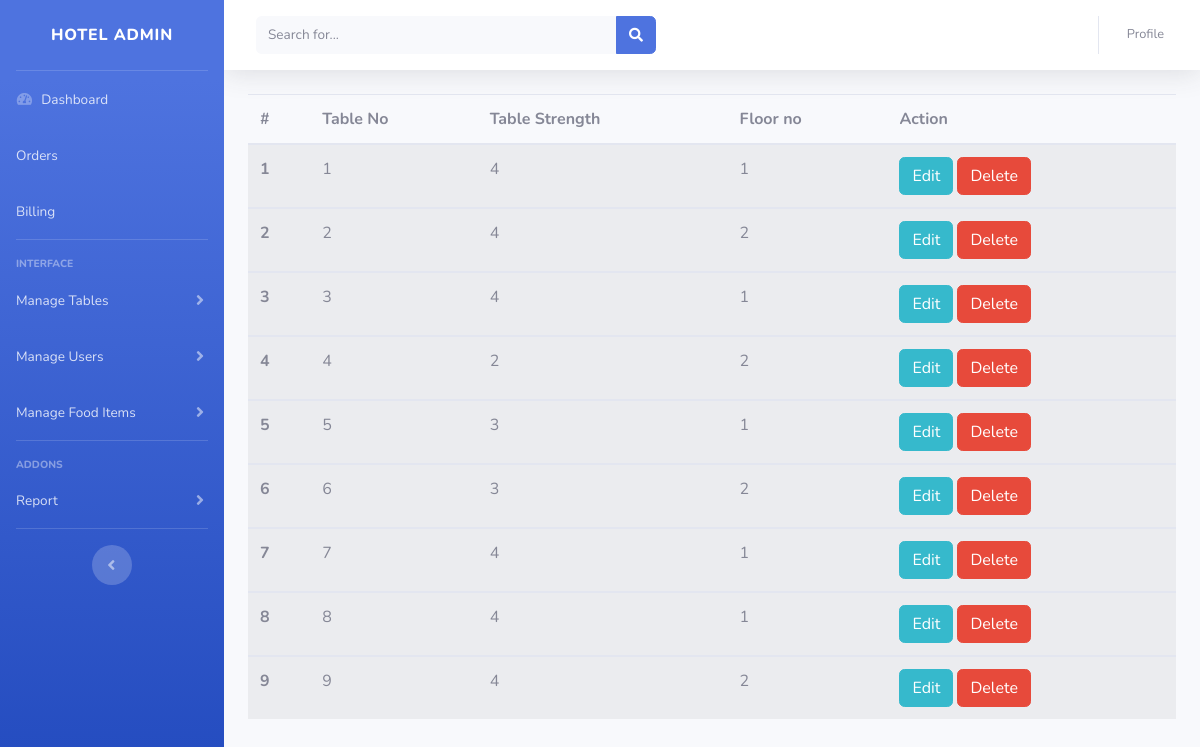
Screenshot of /admin/manage_table.php (signed in) with the database file from the repository.
### tables this page shows
CREATE TABLE `tables` (
  `table_no` int(11) NOT NULL,
  `table_strength` int(11) NOT NULL,
  `floor` int(11) NOT NULL,
  `status` varchar(20) NOT NULL,
  `bill_amount` int(10) NOT NULL,
  `order_no` int(11) NOT NULL
);

### admin/manage_table.php (the view, shortened to what this page needs)
<!DOCTYPE html>
<html lang="en">
<head>
    <link href="../vendor/fontawesome-free/css/all.min.css" rel="stylesheet" type="text/css">
    <link href="../css/sb-admin-2.min.css" rel="stylesheet">
</head>
<body id="page-top">
    <div id="wrapper">
        <?php include '../include/sidebar.php' ?>
        <div id="content-wrapper" class="d-flex flex-column">
            <div id="content">
                <?php include '../include/navbar.php' ?>
                <div class="container-fluid">
                    <table class="table table-striped">
                        <thead>
                            <tr>
                                <th scope="col">#</th>
                                <th scope="col">Table No</th>
                                <th scope="col">Table Strength</th>
                                <th scope="col">Floor no</th>
                                <th scope="col">Action</th>
                            </tr>
                        </thead>
                        <?php
                        include '../include/config.php';
                        $i = 0;
                        $sql = "SELECT * FROM tables";
                        $result = mysqli_query($conn, $sql);
                        $count = mysqli_num_rows($result);
                        if ($count > 0) {
                            while ($row = mysqli_fetch_assoc($result)) {
                                $i++
                        ?>
                                <tbody>
                                    <tr>
                                        <th scope="row"><?php echo "$i"; ?></th>
                                        <td><?php echo $row['table_no'] ?></td>
                                        <td><?php echo $row['table_strength'] ?></td>
                                        <td><?php echo $row['floor'] ?></td>
                                        <td>
                                            <a href="edit_table.php?id=<?php echo $row['table_no'] ?>"><button type="button" class="btn btn-info">Edit</button></a>
                                            <a onclick="return confirm('Are you sure?')" href="manage_table.php?id=<?php echo $row['table_no'] ?>"><button type="button" class="btn btn-danger">Delete</button></a>
                                        </td>
                                    </tr>
                                <?php
                            } ?>
                                </tbody>
                            <?php
                        } else {
                            echo " no data Found";
                        }
                            ?>
                    </table>
                </div>
            </div>
        </div>
    </div>
</body>
</html>

### rows the page displays
tables: table_no "1", table_strength "4", floor "1"
tables: table_no "2", table_strength "4", floor "2"
tables: table_no "3", table_strength "4", floor "1"
tables: table_no "4", table_strength "2", floor "2"
tables: table_no "5", table_strength "3", floor "1"
tables: table_no "6", table_strength "3", floor "2"
tables: table_no "7", table_strength "4", floor "1"
tables: table_no "8", table_strength "4", floor "1"
tables: table_no "9", table_strength "4", floor "2"
